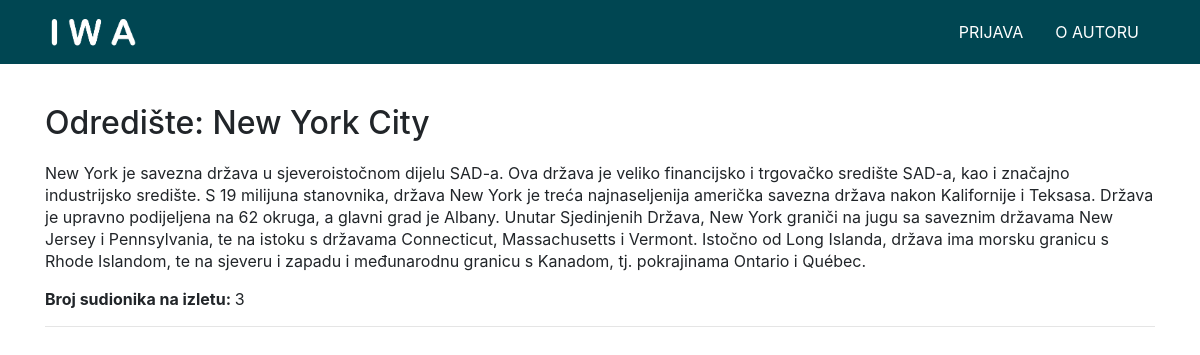
/trip.php?trip_id=1&agency_id=1, run on the app's committed database.
### tables this page shows
CREATE TABLE IF NOT EXISTS `izlet` (
  `izlet_id` INT(10) NOT NULL AUTO_INCREMENT,
  `odrediste` VARCHAR(50) NOT NULL,
  `opis` TEXT NOT NULL,
  `datum_vrijeme_polaska` DATETIME NOT NULL,
  `ukupan_broj_mjesta` INT(10) NOT NULL,
  `slika` TEXT NOT NULL,
  `video` TEXT NULL,
  `organiziran` TINYINT(1) NULL,
  PRIMARY KEY (`izlet_id`));

### baza.php (called while the page is built, shortened)
<?php
function izvrsiUpit($veza,$upit){
	$rezultat = mysqli_query($veza,$upit);
	return $rezultat;
}
?>

### trip.php (the view, shortened to what this page needs)
<?php
include_once("baza.php");
$v = otvoriVezu();
$agency_id = $_GET['agency_id'];
$trip_id = $_GET['trip_id'];
$q1 = "SELECT * FROM izlet WHERE izlet_id = '$trip_id';";
$trip = izvrsiUpit($v, $q1);
$q2 = "SELECT COUNT(*) AS broj_sudionika FROM predbiljezba, rezervacija
           WHERE predbiljezba.rezervacija_id = rezervacija.rezervacija_id
           AND predbiljezba.status = 1 AND rezervacija.izlet_id = '$trip_id' AND agencija_id = '$agency_id';";
$users_count_r = izvrsiUpit($v, $q2);
?>
<html lang="en">
<head>
    <link rel="stylesheet" href="./css/style.css">
    <link rel="stylesheet" href="./css/header.css">
    <link rel="stylesheet" href="./css/trip.css">
    <link rel="stylesheet" href="https://stackpath.bootstrapcdn.com/bootstrap/4.3.1/css/bootstrap.min.css">
</head>
<body>
    <?php
    include("header.php");
    ?>
    <div class="trip">
        <div class="trip-container container">
            <div class="col-12">
                <?php
                if ($trip->num_rows > 0) {
                    $users_count = mysqli_fetch_array($users_count_r);
                    while ($row = mysqli_fetch_array($trip)) {
                        echo "<h2 class='title'> Odredište: " . $row['odrediste'] . "</h2>";
                        echo "<p class='description'>" . $row['opis'] . "<p>";
                        echo "<p class='description'> <strong> Broj sudionika na izletu: </strong>" . $users_count[0] . "<p><hr>";
                        break;
                    }
                } ?>
            </div>
        </div>
    </div>
</body>
</html>

### style.css (style rules this page uses)
* { border: 0; margin: 0; padding: 0; -webkit-box-sizing: border-box; box-sizing: border-box; outline: 0; }
body { line-height: 16px; }
p { font-size: 14px; line-height: 16px; margin: 0px; }
button, input, select, textarea, ul, li, a, h1, h2, h3, h4, h5, h6 { line-height: normal; margin: 0px; }

### trip.css (style rules this page uses)
.trip { height: calc(100vh - 44px); margin-top: 44px; }
.trip .trip-container { padding: 40px 0px; }
.trip .trip-container .title { margin-bottom: 20px; }
.trip .trip-container .description { font-size: 16px; line-height: 22px; }
@media screen and (min-width: 768px) { .trip { height: calc(100vh - 64px); margin-top: 64px; } }

### data on the page
izlet: odrediste "New York City", opis "New York je savezna država u sjeveroistočnom dijelu SAD-a. Ova država je veliko financijsko i trgovačko središte SAD-a, kao i značajno industrijsko središte. S 19 milijuna stanovnika, država New York je treća najnaseljenija američka savezna država nakon Kalifornije i Teksasa. Država je upravno podijeljena na 62 okruga, a glavni grad je Albany. Unutar Sjedinjenih Država, New York graniči na jugu sa saveznim državama New Jersey i Pennsylvania, te na istoku s državama Connecticut, Massachusetts i Vermont. Istočno od Long Islanda, država ima morsku granicu s Rhode Islandom, te na sjeveru i zapadu i međunarodnu granicu s Kanadom, tj. pokrajinama Ontario i Québec.", users_count "3"
